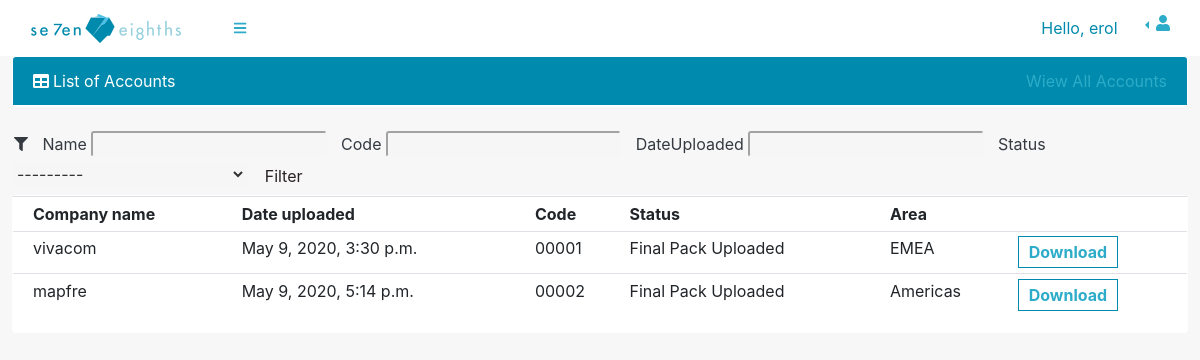
Page /listAccounts (signed in) on the committed database.
### base/models.py (models this page shows, shortened)
class Account(models.Model):
    AREAS = (
        ('EMEA', 'EMEA'),
        ('Americas', 'Americas'),
    )
    STATUS = (
        ('Data collection sent', 'Data collection sent'),
        ('Data Received', 'Data Received'),
        ('Analysis', 'Analysis'),
        ('Final Pack Uploaded', 'Final Pack Uploaded'),
    )
    username = models.ForeignKey(
        Access, blank=True,  null=True, on_delete=models.DO_NOTHING)
    name = models.CharField(max_length=30)
    code = models.CharField(max_length=30)
    dateReceived = models.DateTimeField(auto_now_add=True)
    dateUploaded = models.DateTimeField(auto_now_add=True)
    status = models.CharField(max_length=30, null=True, choices=STATUS)
    area = models.CharField(max_length=10, choices=AREAS)
    finalPack = models.FileField(null=True, blank=True)

### base/decorators.py (the view)
        def wrapper_func(request, *args, **kwargs):
            group = None
            if request.user.groups.exists():
                group = request.user.groups.all()[0].name
            if group in allowed_roles:
                return view_func(request, *args, **kwargs)
            else:
                return HttpResponse('You are not authorised to view this page')

### base/templatetags/groupFilter.py (called while the page is built)
@register.filter(name='has_group')
def has_group(user, group_name):
    return user.groups.filter(name=group_name).exists()

### base/views.py (called while the page is built)
@allowed_users(allowed_roles=['admin', 'MF'])
def listAccounts(request):
    groups = request.user.groups.values_list('name', flat=True)
    if 'MF' in groups:
        accounts = Account.objects.filter(
            username__username__contains=request.user)
    else:
        accounts = Account.objects.all()
    myAccountFilter = AccountFilter(request.POST, queryset=accounts)
    accounts = myAccountFilter.qs
    return render(request, 'base/listAccounts.html', {'accounts': accounts, 'myAccountFilter': myAccountFilter})

### base/templates/base/listAccounts.html (shortened to what this page needs)
{% extends 'base/navbars/sidenav.html' %} {% block content %}{%block body %}
{% load groupFilter %}
{% load widget_tweaks %}
<body class="sb-nav-fixed sb-sidenav-toggled">
    {% endblock %}
    <div id="layoutSidenav_content">
        <div class="col-xl-12">
            <div class="card mb-4">
                <div class="card-header">
                    <i class="fas fa-table mr-1"></i>List of Accounts
                    <a style="float: right;" href="{% url 'addAccount' %}" type="button">Wiew All Accounts</a>
                </div>
            </div>
            <form method="POST">
                <i style="padding-left: 2px;" class="fas fa-filter"></i>
                <span id="nameLabel">{{myAccountFilter.form.name.label}}</span>
                {{myAccountFilter.form.name  | add_class:"selection"}}
                <span id="nameLabel">{{myAccountFilter.form.code.label}}</span>
                {{myAccountFilter.form.code  | add_class:"selection"}}
                <span id="nameLabel">{{myAccountFilter.form.dateUploaded.label}}</span>
                {{myAccountFilter.form.dateUploaded  | add_class:"selection"}}
                <span id="nameLabel">{{myAccountFilter.form.status.label}}</span>
                {{myAccountFilter.form.status  | add_class:"selection"}}
                <button class="btn filterbtn" type="submit">Filter</button>
            </form>
            <div class="card card-body">
                <table class="table table-sm">
                    <tr>
                        <th></th>
                        <th>Company name</th>
                        <th>Date uploaded</th>
                        <th>Code</th>
                        <th>Status</th>
                        <th>Area</th>
                        <th></th>
                    </tr>
                    {% for account in accounts %}
                    <tr>
                        <td></td>
                        <td>{{account.name}}</td>
                        <td>{{account.dateUploaded}}</td>
                        <td>{{account.code}}</td>
                        <td>{{account.status}}</td>
                        <td>{{account.area}}</td>
                        <td><a type="button">Download</td>
                    </tr>
                    {% endfor %}
                </table>
            </div>
        </div>
    </div>
    {%endblock%}

### base/templates/base/base.html (shortened to what this page needs)
{% load static %}
{% load groupFilter %}
<!DOCTYPE html>
<html lang="en">
<head>
  <link href="{% static 'css/tech.css' %}" rel="stylesheet" />
  <link href="{% static 'css/styles.css' %}" rel="stylesheet" />
  <link href="{% static 'css/sidebar.css' %}" rel="stylesheet" />
  <link href="{% static 'css/overview.css' %}" rel="stylesheet" />
</head>{% block body %}{% endblock %}
  <nav class="sb-topnav navbar navbar-expand navbar-dark bg-dark">
    <a class="navbar-brand" href="{% url 'welcome'  %}">
      <img style="margin-left: 15px;" src="{% static '/images/letterLogo.png' %}">
    </a>
    <button class="btn btn-link btn-sm order-1 order-lg-0" id="sidebarToggle" href="#">
      <i class="fas fa-bars"></i>
    </button>
    <span class="navbar-nav d-md-inline-block form-inline ml-auto mr-0 mr-md-3 my-2 my-md-0">Hello, {{request.user}}
    </span>
    <ul class="navbar-nav d-md-inline-block">
      <li class=" nav-item dropleft">
        <a class="nav-link dropdown-toggle" id="userDropdown" href="#" role="button" data-toggle="dropdown"
          aria-haspopup="true" aria-expanded="false"><i class="fas fa-user fa-fw"></i></a>
      </li>
    </ul>
  </nav>
  {% block sidenav %}
  {% endblock %}
  {% block content %}
  {% endblock %}
  </div>
</body>
</html>

### staticfiles/css/tech.css (style rules this page uses)
.selection { color: #333; width: 20%; height: 50%; border-color: #f6f6f6; background-color: #f6f6f6; border-radius: 3px 3px 3px 3px; }
#nameLabel { padding-inline-start: 10px !important; }
.table a { text-decoration: none; border: 1px solid #008aad; font-weight: bold; color: red; padding: 3px 10px; }

### rows in the picture
Account: name "vivacom", dateUploaded "May 9, 2020, 3:30 p.m.", code "00001", status "Final Pack Uploaded", area "EMEA"
Account: name "mapfre", dateUploaded "May 9, 2020, 5:14 p.m.", code "00002", status "Final Pack Uploaded", area "Americas"

### other values in the picture
{{ request.user }} "erol"
{{ myAccountFilter.form.name.label }} "Name"
{{ myAccountFilter.form.code.label }} "Code"
{{ myAccountFilter.form.dateUploaded.label }} "DateUploaded"
{{ myAccountFilter.form.status.label }} "Status"
